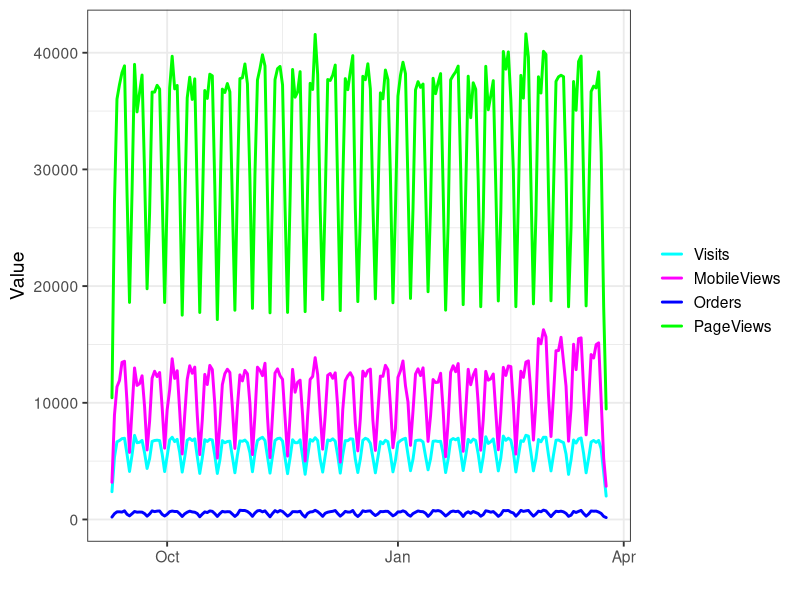
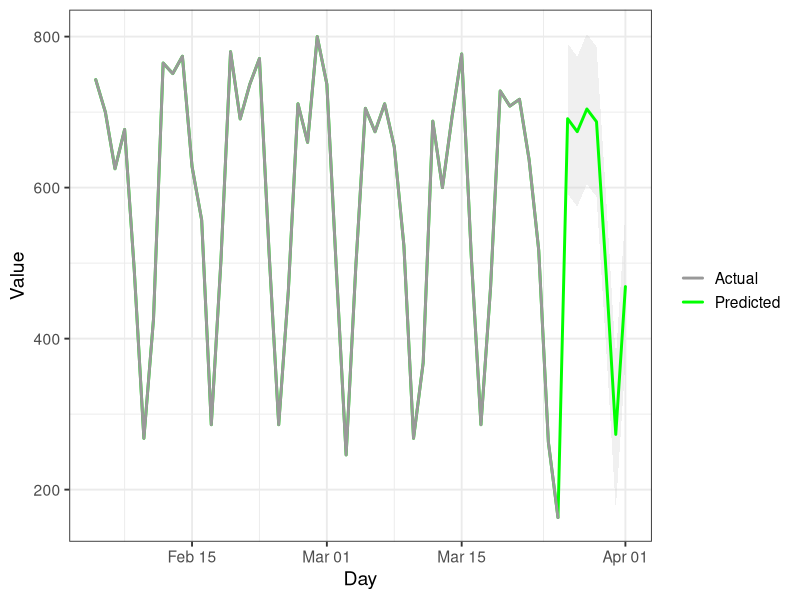
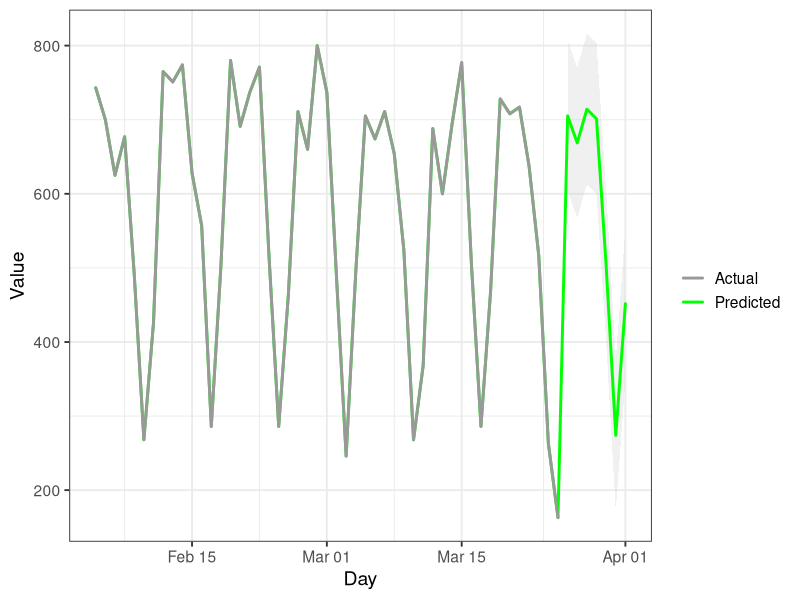

Source code (R) for these figures, in order:
# Install the R packages: ggplot2, forecast
install.packages("forecast")
install.packages("ggplot2")

# Call the two libraries
require(ggplot2)
require(forecast)

# Set the working directory for the data
setwd("../data/")

dat <- read.delim(file = "tsdata.tsv", header=TRUE, stringsAsFactors=FALSE, sep="\t")

# Perform the necessary formatting of the strings

dat$Day <- as.Date(dat$Day,format="%m/%d/%y")
dat$Visits <- as.numeric(gsub(",","",dat$Visits))
dat$MobileViews <- as.numeric(gsub(",","",dat$Mobile.Views))
dat$Orders <- as.numeric(gsub(",","",dat$Orders))
dat$PageViews <- as.numeric(gsub(",","",dat$Page.Views))

# Plot the data
p <- ggplot(data=dat,aes(x=Day)) +
  geom_line(aes(y=Visits, color="Visits"), size = 1, lineend = "round") +
  geom_line(aes(y=MobileViews, color="MobileViews"), size = 1, lineend = "round") +
  geom_line(aes(y=Orders, color="Orders"), size = 1, lineend = "round") +
  geom_line(aes(y=PageViews, color="PageViews"), size = 1, lineend = "round") +
  scale_color_manual("", breaks = c("Visits","MobileViews","Orders","PageViews"), values = c("cyan", "magenta","blue","green")) +
  theme_bw(base_size=14) +
  xlab("") + ylab("Value")
print(p)

#########################################
## Visits forecast
#########################################
y <- ts(dat$Orders,frequency=7)

## Exponential smoothing models
fit.order <- ets(y)
forecast.order <- forecast(fit.order,h=7,level=c(95))
# plot(forecast.order)
n1 = 150
datplot <- data.frame(Day=c(dat$Day[n1:198],as.Date((1:7)+dat$Day[198])),Actual=NA,Predicted=NA
                 ,Lower=NA,Upper=NA)
datplot$Actual[1:(198-n1+1)] <- y[n1:198]
datplot$Predicted <- datplot$Actual
datplot$Predicted[(198-n1+2):(198-n1+8)] <- forecast.order$mean
datplot$Lower[(198-n1+2):(198-n1+8)] <- forecast.order$lower
datplot$Upper[(198-n1+2):(198-n1+8)] <- forecast.order$upper

p <- ggplot(data=datplot, aes(x=Day)) + 
  geom_ribbon(aes(ymin=Lower, ymax=Upper), alpha=0.3, fill="grey80") + 
  geom_line(aes(y=Predicted, color="Predicted"), size = 1, lineend = "round") + 
  geom_line(aes(y=Actual, color="Actual"), size = 1, lineend = "round") + 
  scale_color_manual("", 
                     breaks = c("Actual", "Predicted"),
                     values = c("grey60","green")) +
  theme_bw(base_size=14) + ylab("Value") + xlab("Day")
print(p)

## Arima models
fit.order <- auto.arima(y)
forecast.order <- forecast(fit.order,h=7,level=c(95))
# plot(forecast.order)
n1 = 150
datplot <- data.frame(Day=c(dat$Day[n1:198],as.Date((1:7)+dat$Day[198])),Actual=NA,Predicted=NA
                      ,Lower=NA,Upper=NA)
datplot$Actual[1:(198-n1+1)] <- y[n1:198]
datplot$Predicted <- datplot$Actual
datplot$Predicted[(198-n1+2):(198-n1+8)] <- forecast.order$mean
datplot$Lower[(198-n1+2):(198-n1+8)] <- forecast.order$lower
datplot$Upper[(198-n1+2):(198-n1+8)] <- forecast.order$upper

p <- ggplot(data=datplot, aes(x=Day)) + 
  geom_ribbon(aes(ymin=Lower, ymax=Upper), alpha=0.3, fill="grey80") + 
  geom_line(aes(y=Predicted, color="Predicted"), size = 1, lineend = "round") + 
  geom_line(aes(y=Actual, color="Actual"), size = 1, lineend = "round") + 
  scale_color_manual("", 
                     breaks = c("Actual", "Predicted"),
                     values = c("grey60","green")) +
  theme_bw(base_size=14) + ylab("Value") + xlab("Day")
print(p)
